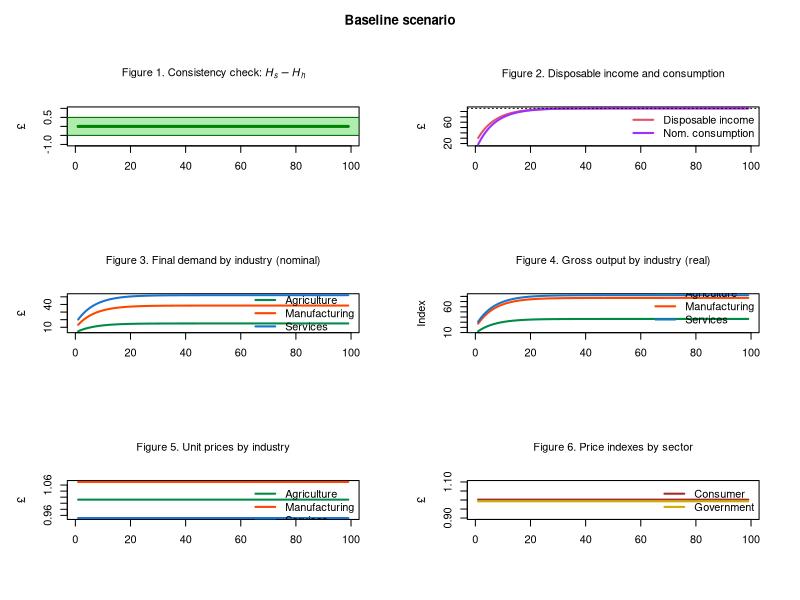
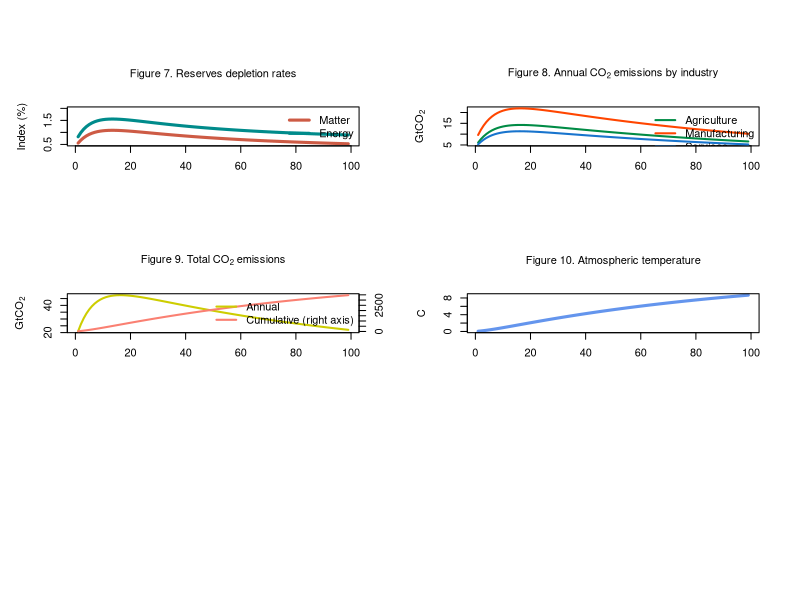

Source code (R) for these figures, in order:
# ECO-3IO-SFC MODEL (BASED ON MODEL PC + 3-INDUSTRY IO TABLES + ECOSYSTEM)
# Created by Marco Veronese Passarella
# Last revision: 6 August 2025

# PREPARE THE ENVIRONMENT ####

# Clear Environment
rm(list=ls(all=TRUE))

# Clear Plots
if(!is.null(dev.list())) dev.off()

# Clear Console
cat("\014")

# Set directory/folder
#setwd("C:/Users/...")

# set number of periods
nPeriods = 100

# Set number of scenarios
nScenarios = 2 

# Set number of industries
nIndustries = 3

# Define number of iterations
nIterations <- 100

# SET THE COEFFICIENTS (EXOGENOUS VARIABLES AND PARAMETERS) ####

alpha10 <- 0.8 #Autonomous component of propensity to consume out of income
alpha11 <- 8 #Interest rate elasticity of propensity to consume out of income (minus sign)
alpha2 <- 0.4 #Propensity to consume out of wealth
w <- 0.4 #Uniform wage rate
mu <- 0.875 #Uniform mark-up
pr1 <- 3.5 #Labour productivity in industry 1
pr2 <- 5 #Labour productivity in industry 2
pr3 <- 2.2 #Labour productivity in industry 3
lambda0 <- 0.635 #Autonomous share of bills
lambda1 <- 5 #Elasticity of bills demand to interest rate
lambda2 <- 0.01 #Elasticity of bills demand to yd/v
theta <- 0.2 #Tax rate on income
r_bar <- matrix(data=0.025,nrow=nScenarios,ncol=nPeriods) #Interest rate as policy instrument
beta1_c_bar <- 0.15 #Household consumption share of product 1
beta2_c_bar <- 0.35 #Household consumption share of product 2
beta3_c_bar <- 0.50 #Household consumption share of product 3
beta1_g_bar <- 0.10 #Government consumption share of product 1
beta2_g_bar <- 0.30 #Government consumption share of product 2
beta3_g_bar <- 0.60 #Government consumption share of product 3
a11 <- 0.11 #Quantity of product 1 necessary to produce one unit of product 1
a12 <- 0.12 #Quantity of product 1 necessary to produce one unit of product 2
a13 <- 0.10 #Quantity of product 1 necessary to produce one unit of product 3
a21 <- 0.21 #Quantity of product 2 necessary to produce one unit of product 1
a22 <- 0.22 #Quantity of product 2 necessary to produce one unit of product 2
a23 <- 0.20 #Quantity of product 2 necessary to produce one unit of product 3
a31 <- 0.15 #Quantity of product 3 necessary to produce one unit of product 1
a32 <- 0.18 #Quantity of product 3 necessary to produce one unit of product 2
a33 <- 0.10 #Quantity of product 3 necessary to produce one unit of product 3

# CREATE VARIABLES AND ATTRIBUTE INITIAL VALUES ####

# Use 'array' function to create 3-dimension variables
x <- array(data=0,dim=c(nScenarios,nPeriods,nIndustries)) #Gross output by industry (real)
d <- array(data=0,dim=c(nScenarios,nPeriods,nIndustries)) #Demand by industry (real)
beta_c <- array(data=0,dim=c(nScenarios,nPeriods,nIndustries)) #Real consumption composition
beta_g <- array(data=0,dim=c(nScenarios,nPeriods,nIndustries)) #Real government expenditure composition
p <- array(data=1,dim=c(nScenarios,nPeriods,nIndustries)) #Unit prices

# Create matrix of coefficients
A <- matrix(data=0,nrow=nIndustries,ncol=nIndustries) #2D matrix of technical coefficients
I <- diag(x=1, nrow=nIndustries, ncol=nIndustries) #2D diagonal matrix
A4 <- array(data=0,dim=c(nScenarios,nPeriods,nIndustries,nIndustries)) #4D matrix of technical coefficients

# Other 2-dimension variables
alpha1 <- matrix(data=alpha10-alpha11*r_bar,nrow=nScenarios,ncol=nPeriods) #Propensity to consume out of income
b_cb <- matrix(data=0,nrow=nScenarios,ncol=nPeriods) #Government bills held by Central Bank
b_h <- matrix(data=0,nrow=nScenarios,ncol=nPeriods) #Government bills held by households
b_s <- matrix(data=0,nrow=nScenarios,ncol=nPeriods) #Government bills supplied by government
h_h <- matrix(data=0,nrow=nScenarios,ncol=nPeriods) #Cash money held by households
h_s <- matrix(data=0,nrow=nScenarios,ncol=nPeriods) #Cash money supplied by central bank
r <- matrix(data=r_bar,nrow=nScenarios,ncol=nPeriods) #Interest rate on government bills
t <- matrix(data=0,nrow=nScenarios,ncol=nPeriods) #Taxes
v <- matrix(data=0,nrow=nScenarios,ncol=nPeriods) #Households wealth
yd <- matrix(data=0,nrow=nScenarios,ncol=nPeriods) #Disposable income of households
cons <- matrix(data=0,nrow=nScenarios,ncol=nPeriods) #Consumption (real)
g <- matrix(data=20,nrow=nScenarios,ncol=nPeriods) #Government expenditure (real)
y <- matrix(data=0,nrow=nScenarios,ncol=nPeriods) #Value of net output (GDP)
p_c <- matrix(data=1,nrow=nScenarios,ncol=nPeriods) #Average price for the consumers
p_g <- matrix(data=1,nrow=nScenarios,ncol=nPeriods) #Average price for the government
infl <- matrix(data=1,nrow=nScenarios,ncol=nPeriods) #Inflation tax (see Godley and Lavoie, 9.2.4 and 9.3.1)

# Ecosystem variables and coefficients ####

# Variables
x_mat <- matrix(data=0,nrow=nScenarios,ncol=nPeriods) #Production of material goods 
mat <- matrix(data=0,nrow=nScenarios,ncol=nPeriods) #Extracted matter  
rec <- matrix(data=0,nrow=nScenarios,ncol=nPeriods) #Recycled socio-economic stock  
dis <- matrix(data=0,nrow=nScenarios,ncol=nPeriods) #Discarded socioeconomic stock            
kh <- matrix(data=0,nrow=nScenarios,ncol=nPeriods) #Socio-economic stock       
en <- matrix(data=0,nrow=nScenarios,ncol=nPeriods) #Total energy required for production
ren <- matrix(data=0,nrow=nScenarios,ncol=nPeriods) #Renewable energy
nen <- matrix(data=0,nrow=nScenarios,ncol=nPeriods) #Non-renewable energy                         
co2_cum <- matrix(data=0,nrow=nScenarios,ncol=nPeriods) #Cumulative emissions
wa <- matrix(data=0,nrow=nScenarios,ncol=nPeriods) #Waste by industry
temp <- matrix(data=0,nrow=nScenarios,ncol=nPeriods) #Atmospheric temperature 
k_m <- matrix(data=6000,nrow=nScenarios,ncol=nPeriods) #Matter reserves
conv_m <- matrix(data=0,nrow=nScenarios,ncol=nPeriods) #Conversion of matter resources into reserves
res_m <- matrix(data=388889,nrow=nScenarios,ncol=nPeriods) #Matter resources
k_e <- matrix(data=37000,nrow=nScenarios,ncol=nPeriods) #Energy reserves
conv_e <- matrix(data=0,nrow=nScenarios,ncol=nPeriods) #Conversion of energy resources into reserves
res_e <- matrix(data=542000,nrow=nScenarios,ncol=nPeriods) #Energy resources
dc <- array(data=0,dim=c(nScenarios,nPeriods,nIndustries)) #Stock of durable goods by industry/product
emis <- matrix(data=0,nrow=nScenarios,ncol=nPeriods) #Annual emissions by industry
cen <- matrix(data=0,nrow=nScenarios,ncol=nPeriods) #Carbon mass of energy
o2 <- matrix(data=emis-cen,nrow=nScenarios,ncol=nPeriods) #Mass of oxygen 
beta_e <- matrix(data=0.07,nrow=nScenarios,ncol=nPeriods) #CO2 intensity of non-renewable energy sources
emis_by_ind <- array(data=1,dim=c(nScenarios,nPeriods,nIndustries)) #Annual emissions by industry

# Coefficients
rho_dis <- 0.2 #Recycling rate
g_beta_e <- 0.01 #Declining rate of CO2 intensity of non-renewable energy sources (quite high!)
tcre <- 1.65/1000 #Transient climate response to cumulative carbon emissions
fnc <- 0.34 #Non-CO2 fraction of total anthropocentric forcing
sigma_m <- 0.0005 #Conversion rate of matter resources into reserves
car <- 3.67 #Coefficient converting Gt of carbon into Gt of CO2
sigma_e <- 0.003 #Conversion rate of energy resources into reserves
mu_mat <- matrix(data=c(0.4,0.7,0.3),nrow=nIndustries,ncol=1) #Material intensity coefficients by industry
zeta_dc <- matrix(data=c(0.025,0.035,0.020),nrow=nIndustries,ncol=1) #Percentages of discarded socio-economic stock by industry
eps_en <- matrix(data=c(8,6,3),nrow=nIndustries,ncol=1) #Energy intensity coefficients by industry                                          
eta_en <- matrix(data=c(0.12,0.15,0.18),nrow=nIndustries,ncol=1) #Shares of renewable energy in total energy by industry       
alpha12 <- matrix(data=0,nrow=nScenarios,ncol=nPeriods) #Temperature elasticity of propensity to consume out of income

# RUN THE MODEL ####

# DEFINE THE LOOPS

# Choose scenario
for (j in 1:nScenarios){
  
  # Define time loop
  for (i in 2:nPeriods){
    
    # Define iterations
    for (iterations in 1:nIterations){
      
      # Add alternative scenarios as exogenous shocks
      
      # Shock 1: higher temperature elasticity of propensity to consume out of income
      if (i>=50 && j==2){
          #alpha12[j,i]=alpha12[j,i-1]+0.1 # Option 1: growing over time
          alpha12[j,i]=4 # Option 2: one-off shock
        }
      
      # A) Matrix of technical coefficients ####
      
      # 4D matrix of technical coefficients
      A4[j,i,,]=matrix(c(a11,a12,a13,
                         a21,a22,a23,
                         a31,a32,a33), nrow=3, byrow=TRUE)                  
      
      # 2D matrix of technical coefficients
      A = A4[j,i,,]          
      
      
      # B) Define consumption shares ####
      
      # Household real consumption shares
      beta_c[j,i,1]=beta1_c_bar
      beta_c[j,i,2]=beta2_c_bar
      beta_c[j,i,3]=beta3_c_bar
      
      # Government real consumption shares
      beta_g[j,i,1]=beta1_g_bar
      beta_g[j,i,2]=beta2_g_bar
      beta_g[j,i,3]=beta3_g_bar
      
      
      # C) Input-output structure ####
      
      # Real final demand vector by industry - eq. 14
      d[j,i,] = beta_c[j,i,]*cons[j,i] + beta_g[j,i,]*g[j,i]
      
      # Real gross output by industry  - eq. 15
      x[j,i,] = solve(I-A) %*% d[j,i,]
      
      # Value of net output (GDP)  - eq. 1.A
      y[j,i] = t(p[j,i,]) %*% d[j,i,]
      
      
      # D) Price setting ####
      
      # Set unit prices for each industry - eq. 17
      p[j,i,1] = (w/pr1) + (p[j,i,1]*A[1,1] + p[j,i,2]*A[2,1] + p[j,i,3]*A[3,1])*(1 + mu) 
      p[j,i,2] = (w/pr2) + (p[j,i,1]*A[1,2] + p[j,i,2]*A[2,2] + p[j,i,3]*A[3,2])*(1 + mu) 
      p[j,i,3] = (w/pr3) + (p[j,i,1]*A[1,3] + p[j,i,2]*A[2,3] + p[j,i,3]*A[3,3])*(1 + mu) 
      
      # Average price for the consumers - eq. 18
      p_c[j,i] = t(p[j,i,]) %*% beta_c[j,i,]
      
      # Average price for the government - eq. 19
      p_g[j,i] = t(p[j,i,]) %*% beta_g[j,i,]
      
      
      # E) Households' behaviour ####
      
      # Disposable income - eq. 2
      yd[j,i] = y[j,i] - t[j,i] + r[j,i-1]*b_h[j,i-1]
      
      # Wealth accumulation - eq. 4 
      v[j,i] = v[j,i-1] + (yd[j,i] - p_c[j,i]*cons[j,i])
      
      # Real consumption function with no monetary illusion - eq. 5.A.1 
      cons[j,i] = alpha1[j,i]*((yd[j,i]/p_c[j,i])-infl[j,i]) + alpha2*v[j,i-1]/p_c[j,i]
      
      # Inflation tax for households - eq. 5.A.1
      infl[j,i] = ((p_c[j,i]-p_c[j,i-1])/p_c[j,i-1])*(v[j,i-1]/p_c[j,i])
      
      
      # F) Portfolio equations ####
      
      # Demand for cash money - eq. 6
      h_h[j,i] = v[j,i] - b_h[j,i]
      
      # Demand for government bills - eq. 7
      b_h[j,i] = v[j,i]*(lambda0 + lambda1*r[j,i] - lambda2*(yd[j,i]/v[j,i]))
      
      
      # G) Government ####
      
      # Tax payments - eq. 3 
      t[j,i] = theta*(y[j,i] + r[j,i-1]*b_h[j,i-1])
      
      # Supply of government bills - eq. 8
      b_s[j,i] = b_s[j,i-1] + ( p_g[j,i]*g[j,i] + r[j,i-1]*b_s[j,i-1]) - (t[j,i] + r[j,i-1]*b_cb[j,i-1])
      
      
      # H) Central bank ####
      
      # Supply of cash - eq. 9
      h_s[j,i] = h_s[j,i-1] + b_cb[j,i] - b_cb[j,i-1]
      
      # Government bills held by the central bank - eq. 10
      b_cb[j,i] = b_s[j,i] - b_h[j,i]
      
      # Interest rate as policy instrument - eq. 11
      r[j,i] = r_bar[j,i]
      
      
      # I) Ecosystem ####
      
      # Extraction of matter and waste ####
      
      # Production of material goods 
      x_mat[j,i] = t(mu_mat[,]) %*% x[j,i,]
      
      # Extraction of matter                                       
      mat[j,i] = x_mat[j,i] - rec[j,i]                                             
      
      # Recycled matter (of socioeconomic stock + industrial waste)
      rec[j,i] = rho_dis*dis[j,i]         
      
      # Discarded socioeconomic stock            
      dis[j,i] = t(mu_mat[,]) %*% (zeta_dc[,] * dc[j,i-1,])
      
      # Stock of durable consumption goods                 
      dc[j,i,] = dc[j,i-1,] + beta_c[j,i,]*cons[j,i] - zeta_dc[,] * dc[j,i-1,]    
      
      # Socioeconomic stock
      kh[j,i] = kh[j,i-1] + x_mat[j,i] - dis[j,i]       
      
      # Wasted socio-economic stock
      wa[j,i] = mat[j,i] - (kh[j,i]-kh[j,i-1])                                                                     
      
      
      # Use of energy, emissions and temperature ####
      
      # Energy required for production
      en[j,i] = t(eps_en[,]) %*% x[j,i,]                                          
      
      # Renewable energy at the end of the period
      ren[j,i] = t(eps_en[,]) %*% (eta_en[,]*x[j,i,])                         
      
      # Non-renewable energy
      nen[j,i] = en[j,i] - ren[j,i]                                                
      
      # Annual C02 emissions
      emis[j,i] = beta_e[j,i]*nen[j,i]   
      
      # Auxiliary calculations: annual C02 emissions by industry
      emis_by_ind[j,i,] = eps_en[,] * ((1-eta_en[,]) * x[j,i,]) * beta_e[j,i]
      
      # C02 emission rate
      beta_e[j,i] = beta_e[j,i-1]*(1-g_beta_e)   
      
      # Cumulative emissions
      co2_cum[j,i] = co2_cum[j,i-1] + emis[j,i]
      
      # Atmospheric temperature 
      temp[j,i] = (1/(1-fnc))*tcre*(co2_cum[j,i])
      
      
      # Resources and reserves #### 
      
      # Stock of material reserves
      k_m[j,i] = k_m[j,i-1] + conv_m[j,i] - mat[j,i]                      
      
      # Material resources converted to reserves 
      conv_m[j,i] = sigma_m*res_m[j,i]                                    
      
      # Stock of material resources
      res_m[j,i] = res_m[j,i-1] - conv_m[j,i]                            
      
      # Carbon mass of non-renewable energy 
      cen[j,i] = emis[j,i]/car                                            
      
      # Mass of oxygen 
      o2[j,i] = emis[j,i] - cen[j,i]                                      
      
      # Stock of energy reserves
      k_e[j,i] = k_e[j,i-1] + conv_e[j,i] - nen[j,i]                       
      
      # Energy resources converted to reserves 
      conv_e[j,i] = sigma_e*res_e[j,i]                                    
      
      # Stock of energy resources
      res_e[j,i] = res_e[j,i-1] - conv_e[j,i]                             
      
      
      # CLIMATE RELATED IMPACTS ####
      
      # Endogenous propensity to consume out of income - eq. 12.A
      alpha1[j,i] = alpha10 - alpha11*r[j,i-1] - alpha12[j,i] * (temp[j,i] - temp[j,i-1])   
      
    }
  }
}

# DEFINE PLOTTING LAYOUT AND COLOURS ####

# Layout
layout(matrix(c(1:6), 3, 2, byrow = TRUE))
par(mar = c(5.1+1, 4.1+1, 4.1+1, 2.1+1), 
    oma = c(0, 0, 3, 0))  

# Customized colours
mycol1 <- rgb(0, 200, 0, max = 255, alpha = 80)

# Considered time span
tspan <- nPeriods

# CONSISTENCY CHECK (REDUNDANT EQUATION) ####

# Create consistency statement and other info ####
aerror<-0
error<-0
for (j in 1:nScenarios){
  for (i in 2:(nPeriods-1)){
    error <- error + abs(h_s[j,i]-h_h[j,i])}}
aerror <- error/(nPeriods*nScenarios)
if ( aerror<0.1 ){cat(" *********************************** \n Good news! The model is watertight! \n", "Average error =", aerror, "< 0.1 \n", "Cumulative error =", error, "\n ***********************************")} else{
  if ( aerror<1 && aerror<1 ){cat(" *********************************** \n Minor issues with model consistency \n", "Average error =", aerror, "> 0.1 \n", "Cumulative error =", error, "\n ***********************************")}
  else{cat(" ******************************************* \n Warning: the model is not fully consistent! \n", "Average error =", aerror, "> 1 \n", "Cumulative error =", error, "\n *******************************************")} }      
cat("\n Number of industries =", nIndustries)
cat("\n Number of scenarios =", nScenarios)
cat("\n Number of iterations/t =", nIterations)
cat("\n ***********************************")

# Figure 1: redundant equation
plot(h_s[1,2:tspan]-h_h[1,2:tspan], type="l", col="darkgreen",lwd=3,lty=1,font.main=1,cex.main=1,
     main=expression("Figure 1. Consistency check: " * italic(H[phantom("")]["s"]) - italic(H[phantom("")]["h"])),
     cex.axis=1,cex.lab=1,ylab = '\u00A3',
     xlab = '',ylim = range(-1,1))
rect(xleft=-10,xright=tspan*1.1,ybottom=-0.5,ytop=0.5,col=mycol1,border=NA)
abline(h=c(-0.5,0.5),lwd=1,col="darkgreen")

# PLOT RESULTS ####

# Add title
title("Baseline scenario", outer = TRUE)

# Figure 2: disposable income and consumption
plot(yd[1,2:tspan],type="l", col=2, lwd=2, lty=1, font.main=1,cex.main=1,
     main="Figure 2. Disposable income and consumption",
     ylab = '\u00A3',xlab = '',ylim = range(min(cons[1,2:tspan]*p_c[1,2:tspan]),max(yd[1,2:tspan])),
     cex.axis=1,cex.lab=1)
lines(cons[1,2:tspan]*p_c[1,2:tspan],type="l",lwd=2,lty=1,col="purple1")
legend("right",c("Disposable income","Nom. consumption"),  bty = "n",
       cex=1, lty=c(1,1), lwd=c(2,2), col = c(2,"purple1"), box.lty=0)
abline(h=yd[1,nPeriods],col=1,lty=3)

# Figure 3: Final demand by industry 
plot(d[1,2:tspan,1]*p[1,2:tspan,1],type="l",lwd=2,col="springgreen4",
     main="Figure 3. Final demand by industry (nominal)",
     font.main=1,cex.main=1,
     ylab = '£',xlab = '',ylim=range(max(p[1,2:tspan,]*d[1,2:tspan,]),min(p[1,2:tspan,]*d[1,2:tspan,])))
lines(p[1,2:tspan,2]*d[1,2:tspan,2],type="l",lwd=2,col="orangered",lty=1)
lines(p[1,2:tspan,3]*d[1,2:tspan,3],type="l",lwd=2,col="dodgerblue3",lty=1)
legend("right",c("Agriculture","Manufacturing","Services"),  bty = 'n', cex=1, lty=c(1,1,1), lwd=c(2,2,2), col = c("springgreen4","orangered","dodgerblue3"), box.lty=0)

# Figure 4: Gross outputs by industry 
plot(x[1,2:tspan,1],type="l",lwd=2,col="springgreen4",
     main="Figure 4. Gross output by industry (real)",
     font.main=1,cex.main=1,
     ylab = 'Index',xlab = '',ylim=range(min(x[1,2:tspan,]),max(x[1,2:tspan,])))
lines(x[1,2:tspan,2],type="l",lwd=2,col="orangered",lty=1)
lines(x[1,2:tspan,3],type="l",lwd=2,col="dodgerblue3",lty=1)
legend("bottomright",c("Agriculture","Manufacturing","Services"),  bty = 'n', cex=1, lty=c(1,1,1), lwd=c(2,2,2), col = c("springgreen4","orangered","dodgerblue3"), box.lty=0)

# Figure 5: Unit prices by industry 
plot(p[1,2:tspan,1],type="l",lwd=2,col="springgreen4",
     main="Figure 5. Unit prices by industry",
     font.main=1,cex.main=1,
     ylab = '£',xlab = '',ylim=range(min(p[1,2:tspan,]),max(p[1,2:tspan,])))
lines(p[1,2:tspan,2],type="l",lwd=2,col="orangered",lty=1)
lines(p[1,2:tspan,3],type="l",lwd=2,col="dodgerblue3",lty=1)
legend("topright",c("Agriculture","Manufacturing","Services"),  bty = 'n', cex=1, lty=c(1,1,1), lwd=c(2,2,2), col = c("springgreen4","orangered","dodgerblue3"), box.lty=0)

# Figure 6: Price indexes by sector 
plot(p_c[1,2:tspan],type="l",lwd=2,col="brown",
     main="Figure 6. Price indexes by sector",
     font.main=1,cex.main=1,
     ylab = '£',xlab = '',ylim=range(0.9,1.1))
lines(p_g[1,2:tspan],type="l",lwd=2,col="gold3",lty=1)
legend("topright",c("Consumer","Government"),  bty = 'n', cex=1, lty=c(1,1), lwd=c(2,2), col = c("brown","gold3"), box.lty=0)

#Figure 7: reserves depletion rates 
plot(100*(mat[1,2:tspan]/k_m[1,1:(tspan-1)]),type="l",
     col="coral3", lwd=3, lty=1, font.main=1,cex.main=1,
     main="Figure 7. Reserves depletion rates",
     ylab = 'Index (%)',xlab = '',cex.axis=1,cex.lab=1,ylim=range(0.5,2))
lines(100*(nen[1,2:tspan]/k_e[1,1:(tspan-1)]),col="cyan4", lwd=3, lty=1)
legend("topright",c("Matter","Energy"),  bty = "n",
       cex=1, lty=c(1,1), lwd=c(3,3), col = c("coral3","cyan4"), box.lty=0)

# Figure 8: Annual CO2 emissions by industry 
plot(emis_by_ind[1,2:tspan,1],type="l",lwd=2,col="springgreen4",
     main=expression("Figure 8. Annual CO"[2]~"emissions by industry"),
     font.main=1,cex.main=1,
     ylab = expression('GtCO'[2]),xlab = '',ylim=range(min(emis_by_ind[1,2:tspan,]),max(emis_by_ind[1,2:tspan,])))
lines(emis_by_ind[1,2:tspan,2],type="l",lwd=2,col="orangered",lty=1)
lines(emis_by_ind[1,2:tspan,3],type="l",lwd=2,col="dodgerblue3",lty=1)
legend("topright",c("Agriculture","Manufacturing","Services"),  bty = 'n', cex=1, lty=c(1,1,1), lwd=c(2,2,2), col = c("springgreen4","orangered","dodgerblue3"), box.lty=0)

#Figure 9: Total emissions
plot(emis[1, 2:tspan], type = "l", col = "yellow3", lwd = 2, lty = 1, font.main = 1, cex.main = 1,
     main = expression("Figure 9. Total CO"[2]~"emissions"),
     ylab = expression('GtCO'[2]), xlab = '', 
     ylim = range(min(emis[1, 2:tspan]), max(emis[1, 2:tspan])),
     cex.axis = 1, cex.lab = 1)
par(new = TRUE)
plot(co2_cum[1, 2:tspan], type = "l", lwd = 2, lty = 1, col = "salmon",
     axes = FALSE, xlab = "", ylab = "", 
     ylim = range(min(co2_cum[1, 2:tspan]), max(co2_cum[1, 2:tspan])))
axis(4)  # Add right y-axis
#mtext("Cumulative Index", side = 4, line = 3, cex=0.8)  # Label for right y-axis
legend("right", c("Annual", "Cumulative (right axis)"), bty = "n",
       cex = 1, lty = c(1, 1), lwd = c(2, 2), col = c("yellow3", "salmon"), box.lty = 0)

#Figure 10: Atmospheric temperature
plot(temp[1,2:tspan],type="l",
     col="cornflowerblue", lwd=3, lty=1, font.main=1,cex.main=1,
     main="Figure 10. Atmospheric temperature",

     ylab = 'C',xlab = '',cex.axis=1,cex.lab=1)







